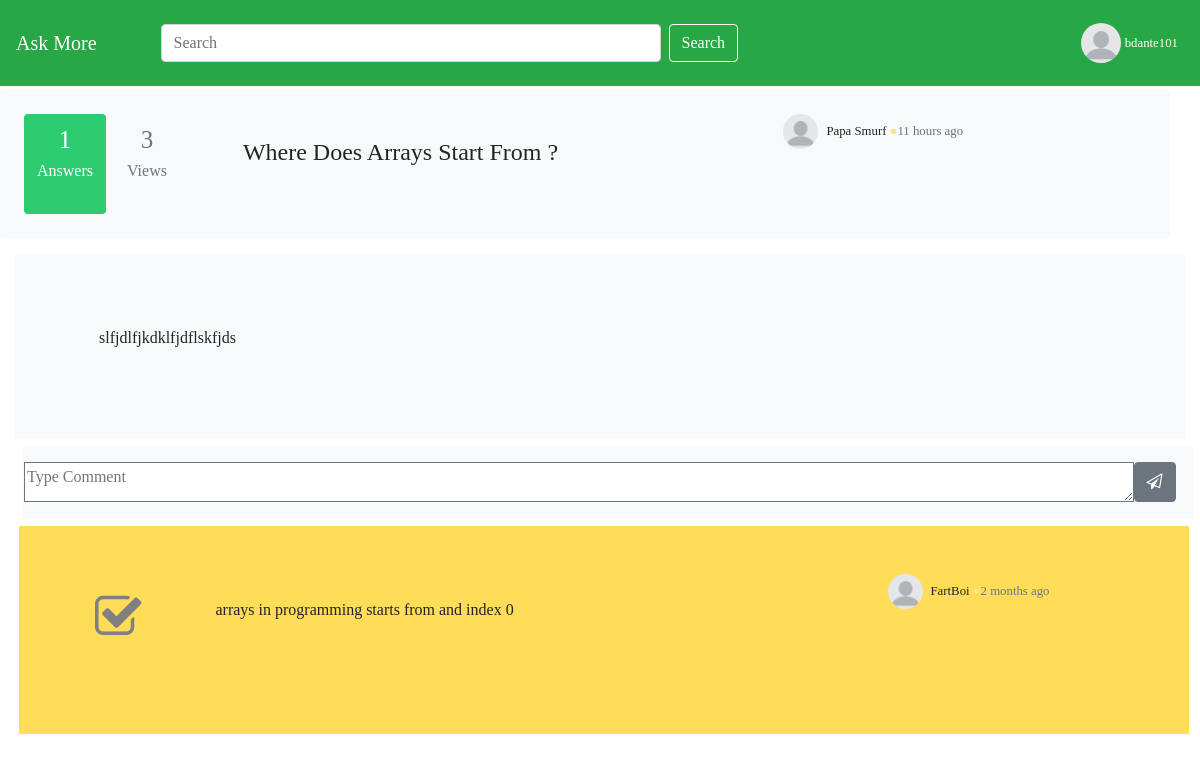
The page /home/question.php?id=4d54453d (signed in) on the database its author committed.
### tables this page shows
CREATE TABLE `usertbl` (
  `id` int(11) NOT NULL,
  `pic` varchar(1000) NOT NULL,
  `fname` text NOT NULL,
  `lname` text NOT NULL,
  `dob` date NOT NULL,
  `username` varchar(100) NOT NULL,
  `pass` varchar(100) NOT NULL
);

CREATE TABLE `questiontbl` (
  `id` int(11) NOT NULL,
  `title` varchar(500) NOT NULL,
  `description` varchar(5000) NOT NULL,
  `tag1` varchar(30) NOT NULL,
  `views` int(11) NOT NULL,
  `upvote` int(11) NOT NULL,
  `upload_time` timestamp NOT NULL DEFAULT CURRENT_TIMESTAMP ON UPDATE CURRENT_TIMESTAMP,
  `u_pic` varchar(100) NOT NULL,
  `u_name` text NOT NULL
);

CREATE TABLE `commentstbl` (
  `id` int(11) NOT NULL,
  `question_id` int(11) NOT NULL,
  `pic` varchar(5000) NOT NULL,
  `uname` varchar(11) NOT NULL,
  `comment_time` timestamp NOT NULL DEFAULT CURRENT_TIMESTAMP ON UPDATE CURRENT_TIMESTAMP,
  `correct` varchar(10) NOT NULL,
  `content` varchar(5000) NOT NULL
);

### time_convert.php (called while the page is built)
<?php
function time_elapsed_string($datetime, $full = false) {
    $now = new DateTime;
    $ago = new DateTime($datetime);
    $diff = $now->diff($ago);
    $diff->w = floor($diff->d / 7);
    $diff->d -= $diff->w * 7;
    $string = array(
        'y' => 'year',
        'm' => 'month',
        'w' => 'week',
        'd' => 'day',
        'h' => 'hour',
        'i' => 'minute',
        's' => 'second',
    );
    foreach ($string as $k => &$v) {
        if ($diff->$k) {
            $v = $diff->$k . ' ' . $v . ($diff->$k > 1 ? 's' : '');
        } else {
            unset($string[$k]);
        }
    }
    if (!$full) $string = array_slice($string, 0, 1);
    return $string ? implode(', ', $string) . ' ago' : 'just now';
}
?>

### home/question.php (the view, shortened to what this page needs)
<?php
include('../initialize.php');
include('../time_convert.php');
$id=base64_decode(hex2bin($_GET['id']));
?>
<!DOCTYPE html>
<html>
<head>
	<link rel="stylesheet" type="text/css" href="../css/text.css">
	<link rel="stylesheet" type="text/css" href="../bootstrap-4.5.0-dist/css/bootstrap.css">
	<link rel="stylesheet" href="https://cdnjs.cloudflare.com/ajax/libs/font-awesome/4.7.0/css/font-awesome.min.css">
</head>
<body id="body">
<nav class="mb-1 navbar navbar-expand-lg navbar-dark bg-success">
  <a class="navbar-brand" href="index.php">Ask More</a>
   <form class="form-inline mr-sm-5 my-lg-0">
      <input id="Navwidth" class="form-control ml-lg-5 mr-sm-2" type="search" placeholder="Search" aria-label="Search">
      <button class="btn text-white btn-outline-light my-2 my-sm-0" type="submit">Search</button>
    </form>
  <div class="collapse navbar-collapse" id="navbarSupportedContent-333">
    <ul class="navbar-nav ml-auto nav-flex-icons">
      <li class="nav-item dropdown">
        <a class="nav-link" id="navbarDropdownMenuLink-333" data-toggle="dropdown"
          aria-haspopup="true" aria-expanded="false">
         <?php
          $name=$_SESSION['username'];
          $sql="SELECT username,pic from usertbl WHERE username='$name'";
          $result=$con->query($sql);
          while ($row=$result->fetch_assoc()) {
	      echo '<div class="btn row">
          <img id="profileimg" src="../'.$row['pic'].'" width="40" height="40" />
           <small id="username">'.stripslashes($row['username']).'</small></div>';
	}
?>
        </a>
      </li>
    </ul>
  </div>
</nav>
<section class="container-fluid">
<div class='container-fluid   bg-light rounded mb-3 p-4 row'>
  <?php
  $question="SELECT * from questiontbl WHERE id='$id'";
  $ans="SELECT Count(*) from commentstbl  WHERE question_id='$id'";
  $question_res=$con->query($question);
  $answer=$con->query($ans);
  while ($answers=$answer->fetch_assoc()) {
    $a=$answers['Count(*)'];
  }
  while($q=$question_res->fetch_assoc()){
      echo "<div style='background-color: #2ECC71; height:100px; width: auto;' class='btn  text-white'>
        <span class='text' style='font-size: 25px;'>".$a."</span>
        <p>Answers</p>
      </div>
      <div style='height:100px; width: auto;' class='btn ml-2 mr-5 text-secondary'>
        <span class='text' style='font-size: 25px;'>".$q['views']."</span>
        <p>Views</p>
      </div>
      <div class='col-md-5'>
        <h4 class='text mt-4'>".$q['title']."</h4>
      </div>
      <div id='leftee' class='ml-5 mb-2'>
          <img src='../".$q['u_pic']."' height='35' width='35' style='border-radius:100px;'><small class='ml-2'>".$q['u_name']."<span style='color:#f6e58d;'> &#x25cf;</span><span class='text text-secondary'>".time_elapsed_string($q['upload_time'])."</span></small>
        </div>
    </div>
  <div class='container-fluid bg-light p-5'>
      <p style='white-space:pre;'>
         ".htmlspecialchars($q['description'])."
      </p>
  </div>";
  }?>
  <div class="container-fluid bg-light  ml-2 mt-2 p-3">
  <form action="answer.php" class="row" method="POST" >
    <textarea  style="border:none;height:40px;width:95%;border:1px solid #6c757d;" placeholder="Type Comment" type="text" name="comment" id=""></textarea>
    <Button class="btn btn-secondary" type="submit"><i class="fa fa-send-o"></i></Button>
    </form>
    </div>
    <?php
    $c="SELECT * FROM commentstbl WHERE question_id='$id'";
    $cres=$con->query($c);
    while ($comment=$cres->fetch_assoc()) {
    echo "
  <div style='background-color:#ffdd59;' class='container-fluid bg-gray row mt-2 ml-1 p-5'>
      <div  class='col-md-1'><button onclick='changecolor();' id='check-color' class='btn'><i class='fa fa-check-square-o' aria-hidden='true'></i></button></div>
      <div class='col-md-8'>
         <p style='white-space:pre;text-align:left;'>
           ".htmlspecialchars($comment['content'])."
         </p>
      </div>
      <div class='col-md-3'>
      <img src='../".$comment['pic']."' height='35' width='35' style='border-radius:100px;'><small class='ml-2'>".$comment['uname']."<span style='color:#f6e58d;'> &#x25cf;</span><span class='text text-secondary'>".time_elapsed_string($comment['comment_time'])."</span></small>
      </div>
  </div>";
}
 ?>
</section>
</body>
</html>

### css/text.css (style rules this page uses)
* { font-family:montserrat; }

### home/question.php (style rules this page uses)
#profileimg { border-radius: 100px; }
#username { color:white; font-weight: none; }
#Navwidth { width: 500px; }
#leftee { position: relative; left: 40px; }
#check-color { font-size:50px; color:gray; }

### rows shown on the page
usertbl: pic (placeholder picture), username "bdante101"
questiontbl: a "1", views "3", title "Where Does Arrays Start From ?", u_pic (placeholder picture), u_name "Papa Smurf", upload_time "11 hours ago", description "slfjdlfjkdklfjdflskfjds"
commentstbl: content "arrays in programming starts from and index 0", pic (placeholder picture), uname "FartBoi", comment_time "2 months ago"
